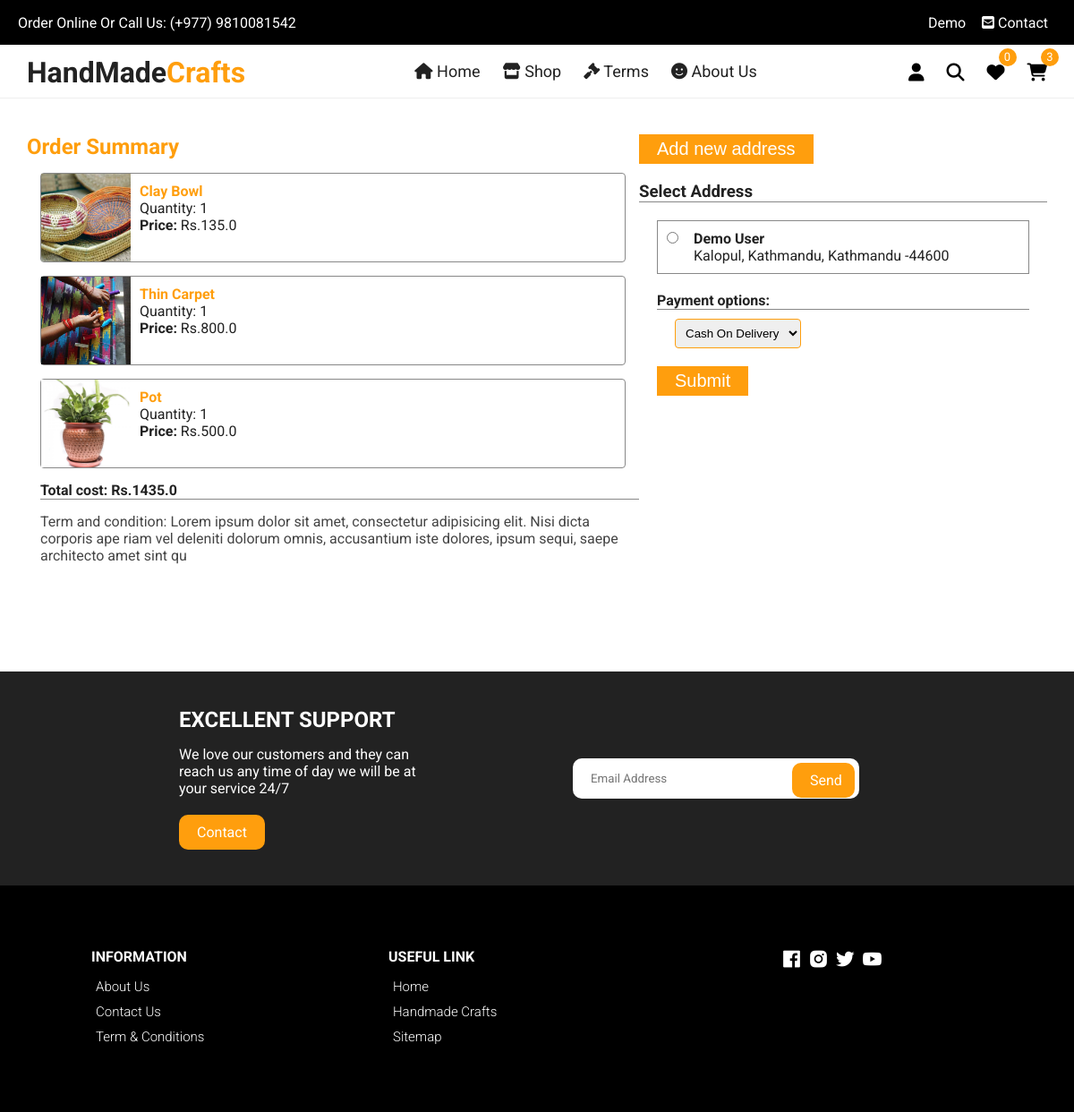
The page /checkout/ (signed in) on the database its author committed.
### home/models.py (models this page shows, shortened)
class MyCart(models.Model):
    id = models.AutoField(primary_key=True)
    user = models.ForeignKey(User, on_delete=models.CASCADE)
    product = models.ForeignKey(Product, on_delete=models.CASCADE)
    quantity = models.PositiveIntegerField(default=1)
    date_created = models.DateTimeField(auto_now_add=True)
    @property
    def sub_total(self):
        return str(self.quantity * self.product.selling_price)

class Product(models.Model):
    id = models.AutoField(primary_key=True)
    name = models.CharField(max_length=200)
    desc = models.TextField()
    category = models.ForeignKey(Category, on_delete=models.CASCADE)
    weight = models.CharField(max_length=100)
    marked_price = models.FloatField()
    selling_price = models.FloatField()
    available_quantity = models.PositiveIntegerField(default=0)
    photo = models.ImageField(upload_to='products/')
    return_policy = models.CharField(max_length=255)
    slug = models.SlugField()
    tags = models.CharField(max_length=300, default='')
    modified_date = models.DateField(auto_now=True)
    users_wishlist = models.ManyToManyField(User, blank=True, related_name='user_wishlist')

### registration/models.py (models this page shows, shortened)
class Customer(models.Model):
    id = models.AutoField(primary_key=True)
    user = models.ForeignKey(User, on_delete=models.CASCADE, related_name='customer', null=False, blank=False)
    full_name = models.CharField(max_length=100)
    city = models.CharField(choices=CITY_CHOICES, max_length=100, default='Kathmandu')
    address = models.CharField(max_length=200)
    locality = models.CharField(max_length=200)
    phone_no = models.PositiveBigIntegerField()
    house_no = models.PositiveIntegerField()
    zip_code = models.PositiveIntegerField()
    created_at = models.DateField(auto_now_add=True)

### home/views.py (the view, shortened to what this page needs)
# urls.py: path('checkout/', Checkout.as_view(), name='checkout'),
@method_decorator(login_required, name='dispatch')
class Checkout(View):
    def get(self, request):
        form = CustomerForm()
        customers = Customer.objects.filter(user=request.user)
        if request.user.is_authenticated:
            products = Product.objects.filter(users_wishlist=request.user)
            wishlistcount = products.count()
            cartprod = MyCart.objects.filter(user=request.user)
            cartprodcount = cartprod.count()
        else:
            wishlistcount = ''
            cartprodcount = ''
            cartprod = ''
        return render(request, 'home/checkout.html', {'form':form, 'customers':customers, 'cartprod': cartprod,'wishlistcount': wishlistcount,'cartprodcount': cartprodcount,})

### registration/forms.py
class CustomerForm(forms.ModelForm):
    class Meta:
        model = Customer
        fields = ['full_name', 'city', 'address', 'locality', 'phone_no','house_no', 'zip_code',]
        labels = {'house_no':'House no (Optional)','zip_code':'Zip code (Optional)'}
        widgets = {
            'house_no': forms.NumberInput(attrs={'required':False}),
            'zip_code':forms.NumberInput(attrs={'required':False}),
            }

### templates/home/checkout.html (shortened to what this page needs)
{% extends 'base.html' %}
{% load static %}
{% block maincontent %}
<div class="container checkout-container">
    <div class="checkout-products">
        <h2>Order Summary</h2>
        {% for p in cartprod %}
        <div class="checkout-product">
            <img src="{{p.product.photo.url}}" alt="" />
            <div>
                <p><strong>{{p.product.name}}</strong></p>
                <span>Quantity: {{p.quantity}}</span> <br />
                <span><strong>Price:</strong> Rs.{{p.sub_total}}</span>
            </div>
        </div>
        {% endfor %}
        <h4 class="prodOnlyTotal"></h4>
        <div class="checkout-terms">
            <p style="color: #444;">
                Term and condition: Lorem ipsum dolor sit amet, consectetur adipisicing elit. Nisi dicta corporis ape
                riam vel deleniti dolorum omnis, accusantium iste dolores, ipsum sequi, saepe architecto amet sint qu
            </p>
        </div>
    </div>
    <div class="payment">
        <div class="another-address">
            <button>Add new address</button>
        </div>
        <form action="{% url 'place_order' %}" method="post">
            <h3 style="border-bottom: 1px solid #888;">Select Address</h3>
            {% if customers %}
            {% for c in customers %}
            <div class="address">
                <div class="address-radio">
                    <input type="radio" name="address" id="address" value="{{c.id}}">
                </div>
                <div class="address-desc">
                    <h4>{{c.full_name}}</h4>
                <p>{{c.locality}}, {{c.address}}, {{c.city }} -{% if c.zip_code %}{{c.zip_code}}{% endif %}</p>
                </div>
            </div>
            {% endfor %}
            {% else %}
            <h4 style="padding: 1rem;text-align: center;">No Address Yet</h4>
            {% endif %}
            <div class="payment-option-box">
                <h4>Payment options:</h4>
                <select name="payment-option" id="payment-option">
                    <option value="1">Cash On Delivery</option>
                </select>
            </div>
            {% if customers %}
            <input  type="submit" class="checkout-submit" value="Submit">
            {% else %}
            <input type="submit" class="show-message-popup" value="Submit">
            {% endif %}
        </form>
    </div>
</div>
{% endblock maincontent %}

### templates/base.html (shortened to what this page needs)
{% load static %}
{% load cache %}
<!DOCTYPE html>
<html lang="en">
  <head>
    <link rel="stylesheet" href="https://cdnjs.cloudflare.com/ajax/libs/Glide.js/3.4.1/css/glide.core.css">
    <link rel="stylesheet" href="https://cdnjs.cloudflare.com/ajax/libs/Glide.js/3.4.1/css/glide.theme.css">
    <link rel="stylesheet" href="{% static 'css/owl.carousel.min.css' %}">
    <link
    href="https://unpkg.com/boxicons@2.0.7/css/boxicons.min.css"
    rel="stylesheet"
    />
      <link rel="stylesheet" href="{% static 'css/styles.css' %}" />
  </head>
  <body>
      <div class="top-nav" style="background-color: black;">
        <div class="d-flex" style="margin: 0 2rem">
          <p>Order Online Or Call Us: (+977) 9810081542</p>
          <ul class="d-flex">
            {% if user.is_anonymous %}
            <li style="padding: 0 4px;"><a href="{% url 'login' %}"><i class="fas fa-sign-in-alt"></i> Login</a></li>
            <li style="padding: 0 4px;"><a href="{% url 'signup' %}"><i class="fas fa-sign-out-alt" style="transform: rotate(-90deg);"></i> Signup</a></li>
            {% else %}
            <li style="padding: 0 4px;"><a href="{% url 'profile' user.id %}">{% if user.first_name%}{{user.first_name}}{% else %}{{user.username}}{% endif %}</a></li>
            {% endif %}
            <li style="padding: 0 4px;"><a href="{% url 'contact' %}"><i class="fas fa-envelope-square"></i> Contact</a></li>
          </ul>
        </div>
      </div>
      <div class="navigation">
        <div class="nav-center d-flex">
        <a href="/" class="logo"><h1>HandMade<span style="color: #ff9e0d;">Crafts</span></h1></a>
          <ul class="nav-list d-flex" style="overflow-y: auto;">
            <li class="nav-item">
              <a href="{% url 'home' %}" class="nav-link"><i class="fas fa-home"></i> Home</a>
            </li>
            <li class="nav-item">
              <a href="{% url 'products' %}" class="nav-link"><i class="fas fa-store"></i> Shop </a>
            </li>
            <li class="nav-item">
            <a href="{% url 'terms' %}" class="nav-link"><i class="fas fa-gavel"></i> Terms</a>
            </li>
            <li class="nav-item">
              <a href="{% url 'about' %}" class="nav-link"><i class="fas fa-smile"></i> About Us</a>
            </li>
          </ul>
          <div class="icons d-flex" style="margin-right: 20px;">
            {% if user.is_authenticated %}
            <div class="icon show-prof">
              <i class="fas fa-user"></i>
            </div>
            {% endif %}
            <div class="icon">
              <i class="fas fa-search search-icon"></i>
            </div>
            {% if user.is_authenticated %}
            {% if wishlistcount %}
            <a href="{% url 'wishlist' %}" class="icon">
              <i class="fas fa-heart"></i>
              <span class="d-flex wishlistcounter">{{wishlistcount}}</span>
            </a>
            {% elif wishlistcount == 0 %}
            <a href="{% url 'wishlist' %}" class="icon">
              <i class="fas fa-heart"></i>
              <span class="d-flex wishlistcounter">0</span>
            </a>
            {% else %}
            <a href="{% url 'wishlist' %}" class="icon">
              <i class="fas fa-heart"></i>
            </a>
            {% endif %}
            {% else %}
            <a href="{% url 'wishlist' %}" class="icon">
              <i class="fas fa-heart"></i>
              <span class="d-flex wishlistcounter">0</span>
            </a>
            {% endif %}
            {% if user.is_authenticated %}
            {% if cartprodcount > 0 %}
            <a href="{% url 'cart' %}" class="icon">
              <i class="fas fa-shopping-cart"></i>
              <span class="d-flex cartproductcount">{{cartprodcount}}</span>
            </a>
            {% elif cartprodcount == 0 %}
            <a href="{% url 'cart' %}" class="icon">
              <i class="fas fa-shopping-cart"></i>
              <span class="d-flex cartproductcount">0</span>
            </a>
            {% else %}
            <a href="{% url 'cart' %}" class="icon">
              <i class="fas fa-shopping-cart"></i>
            </a>
            {% endif %}
            {% else %}
            <a href="{% url 'cart' %}" class="icon">
              <i class="fas fa-shopping-cart"></i>
              <span class="d-flex">0</span>
            </a>
            {% endif %}
          </div>
        </div>
      </div>
    {% block maincontent %}
    {% endblock maincontent %}
    <section class="section contact">
      <div class="row">
        <div class="col">
          <h2>EXCELLENT SUPPORT</h2>
          <p>We love our customers and they can reach us any time
          of day we will be at your service 24/7</p>
          <a href="{% url 'contact' %}" class="btn btn-1">Contact</a>
        </div>
        <div class="col">
          <form action="{% url 'subscription_email' %}" method="post">
            <div>
              <input type="email" placeholder="Email Address" name='email' required>
              <input type="submit" value="Send">
            </div>
          </form>
        </div>
      </div>
    </section>
    <footer class="footer" style="background-color: black;">
      <div class="row">
        <div class="col d-flex">
          <h4>INFORMATION</h4>
          <a href="{% url 'about' %}">About Us</a>
          <a href="{% url 'contact' %}">Contact Us</a>
          <a href="{% url 'terms' %}">Term & Conditions</a>
        </div>
        <div class="col d-flex">
          <h4>USEFUL LINK</h4>
          <a href="{% url 'home' %}">Home</a>
          <a href="{% url 'products' %}">Handmade Crafts</a>
          <a href="{% url 'django.contrib.sitemaps.views.sitemap' %}">Sitemap</a>
        </div>
        <div class="col d-flex">
          <span><i class='bx bxl-facebook-square'></i></span>
          <span><i class='bx bxl-instagram-alt' ></i></span>
          <span><i class='bx bxl-twitter' ></i></span>
          <span><i class='bx bxl-youtube' ></i></span>
        </div>
      </div>
    </footer>
  </body>
</html>

### static/css/styles.css (style rules this page uses)
:root { --white: #fff; --black: #222; --yellow: #ff9e0d; --grey1: #f0f0f0; --grey2: #e9d7d3; }
*, *::before, *::after { margin: 0; padding: 0; box-sizing: inherit; }
html { box-sizing: border-box; font-size: 62.5%; }
body { font-family: "Roboto", sans-serif; font-size: 1.6rem; background-color: var(--white); color: var(--black); font-weight: 400; font-style: normal; }
a { text-decoration: none; color: var(--black); }
li { list-style: none; }
.container { max-width: 114rem; margin: 0 auto; padding: 0 3rem; }
.d-flex { display: flex; align-items: center; }
.top-nav { background-color: var(--yellow); font-size: 1.3rem; color: var(--white); }
.top-nav div { justify-content: space-between; height: 5rem; font-size: 1.6rem; }
.top-nav a { color: var(--white); padding: 0 0.5rem; transition: 200ms; }
.navigation { height: 6rem; line-height: 6rem; transition: 300ms; border-bottom: 1px solid #eee; }
.nav-center { justify-content: space-between; width: 100%; }
.logo { padding: 0 3rem; }
.nav-center .nav-item:not(:last-child) { margin-right: 0.5rem; }
.nav-center .nav-link { font-size: 1.8rem; padding:0 1rem; display: inline-block; width: 100%; }
.icon { cursor: pointer; font-size: 2rem; padding: 0 1rem; color: #000; position: relative; transition: 200ms; }
.icon:not(:last-child) { margin-right: 0.5rem; }
.icon span { position: absolute; top: 3px; right: -3px; background-color: var(--yellow); color: var(--white); border-radius: 50%; font-size: 1.3rem; height: 2rem; width: 2rem; justify-content: center; }
.section { padding: 5rem 0 5rem 0; overflow: hidden; }
.contact { background-color: var(--black); color: var(--white); padding: 4rem 20rem; }
.contact .row { display: grid; grid-template-columns: 1fr 1fr; align-items: center; }
.contact .row .col h2 { margin-bottom: 1.5rem; }
.contact .row .col p { width: 70%; margin-bottom: 2rem; }
.btn-1 { background-color: var(--yellow); color: var(--white); display: inline-block; border-radius: 1rem; padding: 1rem 2rem; }
.contact form div { position: relative; width: 80%; margin: 0 auto; }
.contact form input { font-family: "Roboto", sans-serif; text-indent: 2rem; width: 100%; border-radius: 1rem; padding: 1.5rem 0; outline: none; border: none; }
.contact form input[type='submit'] { position: absolute; top: 0; right: 0; background-color: var(--yellow); color: white; margin: 0.5rem; padding: 1rem 2.4rem 1rem 0; border-radius: 1rem; width: 7rem; cursor: pointer; font-size: 1.6rem; }
.footer { padding: 7rem 1rem; background-color: var(--yellow); }
footer .row { display: grid; grid-template-columns: 1fr 1fr 1fr; max-width: 99.6rem; margin: 0 auto; }
.footer .col { flex-direction: column; color: var(--white); align-items: flex-start; }
.footer .col:last-child { flex-direction: row; justify-content: center; }
.footer .col:last-child span { font-size: 2.5rem; margin-right: 0.5rem; color: var(--white); }
.footer .col a { color: var(--white); font-size: 1.5rem; padding: 0.5rem; font-weight: 300; }
.footer .col h4 { margin-bottom: 1rem; }
form { position: relative; z-index: 1; }
.checkout-container { display: flex; flex-wrap: wrap; min-height: 80vh; padding: 4rem 0; }
.checkout-products { width: 60%; height: fit-content; }
.checkout-product { height: 100px; display: flex; border: 1px solid #888; border-radius: 4px; margin: 1.5rem; }
.checkout-products h2 { color: var(--yellow); }
.checkout-products p { color: var(--yellow); }
.checkout-products h4, .checkout-terms p { margin: 0 0 1.5rem 1.5rem; }
.checkout-products h4 { border-bottom: 1px solid #888; }
.checkout-product img { height: 100%; width: 100px; object-fit: cover; }
.checkout-product div { height: 100%; width: calc(100% - 100px); padding: 1rem; }
.payment { width: 40%; height: fit-content; }
.payment button, .payment form input[type='submit'] { padding: .5rem 2rem; font-size: 2rem; color: #fff; border: none; outline: none; background-color: var(--yellow); cursor: pointer; transition: 200ms; margin-bottom: 2rem; }
.address { margin: 2rem; border: 1px solid #888; display: flex; padding: 1rem; }
.address-radio { height: 100%; width: 30px; }
.address-desc { width: calc(100% - 30px); }
.payment-option-box { margin: 2rem; }
.payment-option-box h4 { border-bottom: 1px solid #888; }
#payment-option { padding: .7rem; border: 1px solid var(--yellow); border-radius: 4px; outline: none; margin: 1rem 0 0 2rem; }
.payment form input[type='submit'] { margin: 0 0 0 2rem; }

### templates/base.html (style rules this page uses)
input:read-only { background: #efe; }

### rows shown on the page
MyCart: product.photo (picture), product.name "Clay Bowl", quantity "1", sub_total "135.0"
MyCart: product.photo (picture), product.name "Thin Carpet", quantity "1", sub_total "800.0"
MyCart: product.photo (picture), product.name "Pot", quantity "1", sub_total "500.0"
Customer: full_name "Demo User", locality "Kalopul", address "Kathmandu", city "Kathmandu", zip_code "44600"

### other values the page prints
{{ user.first_name }} "Demo"
{{ cartprodcount }} "3"
